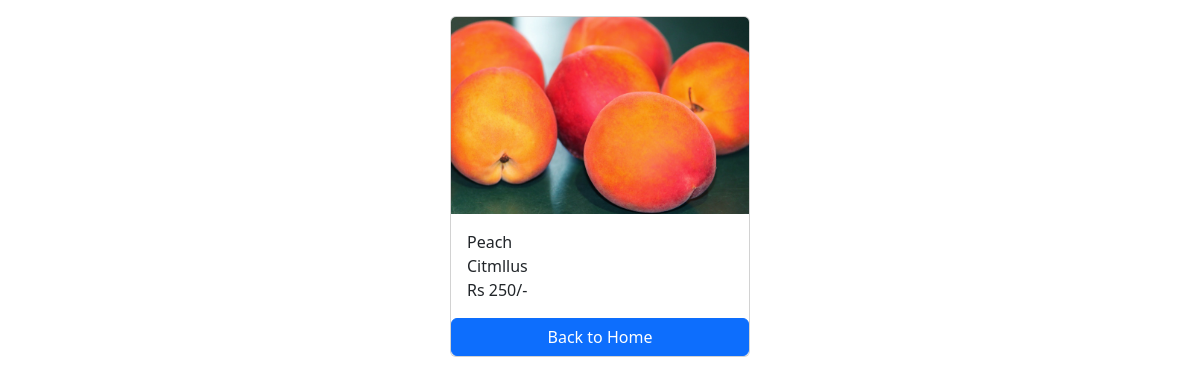
/fruits/10/, run on the app's committed database.
### price/models.py (models this page shows)
class Fruit(models.Model):
    fruit_name=models.CharField( max_length=100)
    scientific_name=models.CharField( max_length=100)
    photo=models.ImageField(upload_to='media')
    price=models.CharField(max_length=100,blank=True)

### price/views.py (the view)
# urls.py: path('<int:pk>/',views.fruit_detail,name='fruit_detail')
def fruit_detail(request,pk):
    fruit=get_object_or_404(Fruit,pk=pk)
    context={
        'fruit':fruit,
    }
    return render(request,'fruit_detail.html',context)

### templates/fruit_detail.html (shortened to what this page needs)
<!DOCTYPE html>
<html lang="en">
<head>
    <link href="https://cdn.jsdelivr.net/npm/bootstrap@5.3.3/dist/css/bootstrap.min.css" rel="stylesheet">
</head>
<body>
    <div class="container mt-3">
        <div class="card mx-auto" style="width:300px">
            <img src="{{fruit.photo.url}}" class="card-img-top" alt="">
            <div class="card-body">
        <p class="card-text m-0">{{fruit.fruit_name}}</p>
        <p class="card-text m-0">{{fruit.scientific_name}}</p>
        <p class="card-text m-0">{{fruit.price}}</p>
            </div>
           <a href="{% url 'home' % }"class="btn btn-primary">Back to Home</a>
        </div>
    </div>
</body>
</html>

### data on the page
Fruit: photo (picture), fruit_name "Peach", scientific_name "Citmllus", price "Rs 250/-"
